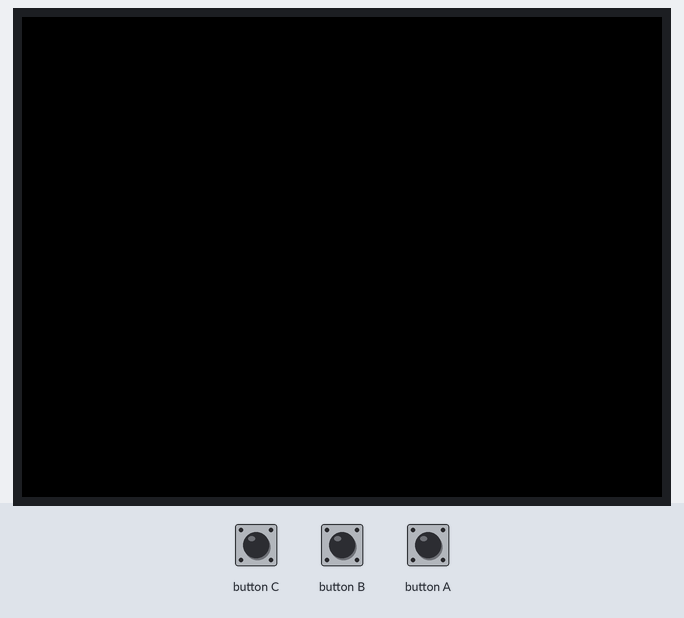
The sketch below on a simulated ESP32. Parts: 320×240 colour display. The inputs (shaded band) are chosen by the test bench. Nothing arrives over Bluetooth unless stated; a phone connects over Bluetooth LE 3 s after start; what the sketch prints to the serial monitor is not drawn.

Above: at 2.4 s.
2.5 s: button C pressed for 0.15 s
At 3.2 s:
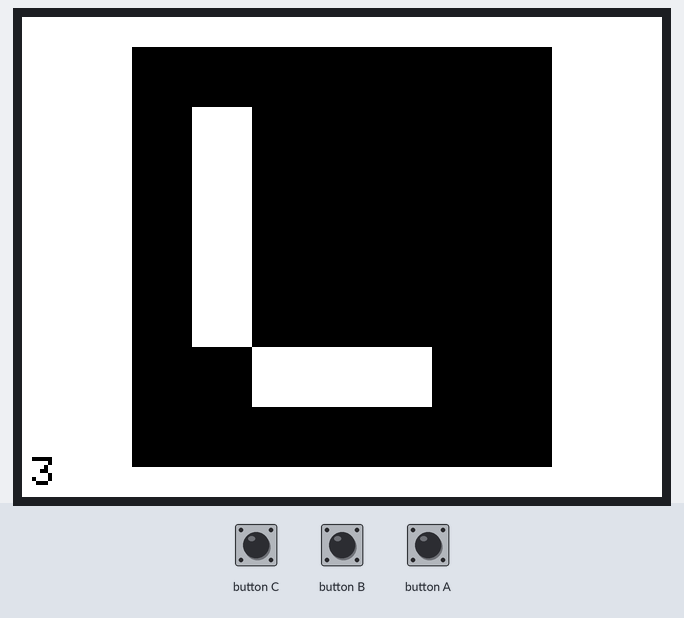
4.2 s: button B pressed for 0.15 s
At 4.9 s:
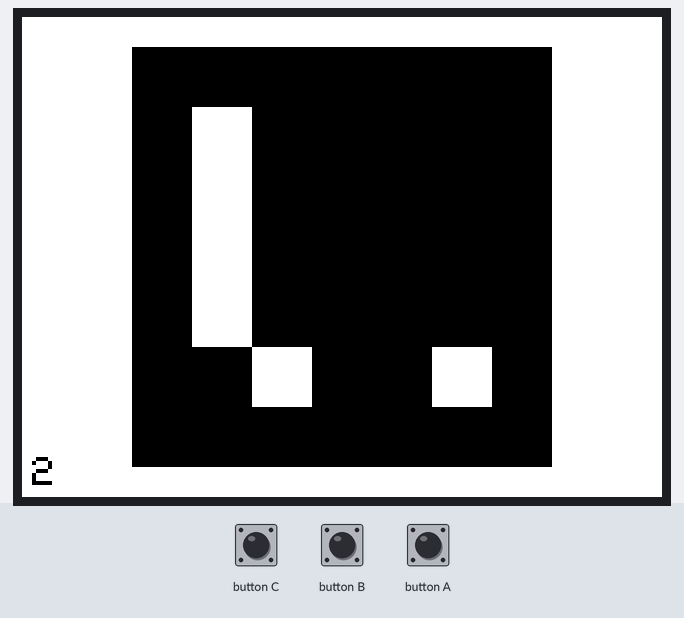
6.0 s: button A pressed for 0.15 s
At 6.7 s:
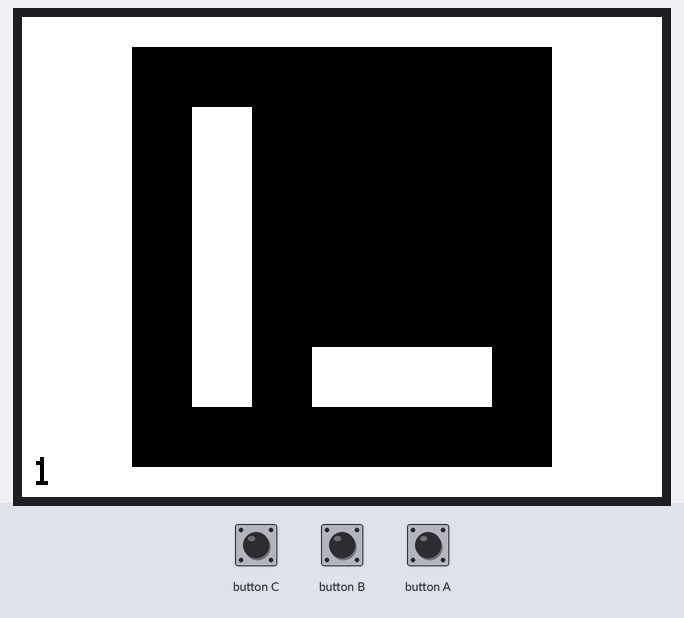
Timing chart, 0 to 9.0 s (numbered marks = the images above; inputs shaded):
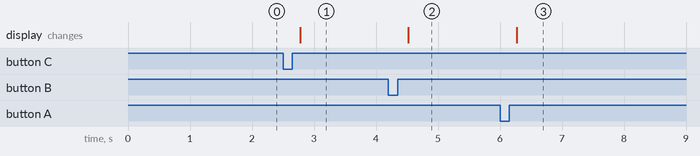

The sketch:

HoloBeacon.ino
```cpp
#include <M5Stack.h>
#include "sys/time.h"

#include "BLEDevice.h"
#include "BLEServer.h"
#include "BLEUtils.h"
#include "BLEBeacon.h"
#include "esp_sleep.h"

#define GPIO_DEEP_SLEEP_DURATION     10  // sleep x seconds and then wake up
RTC_DATA_ATTR static time_t last;        // remember last boot in RTC Memory
RTC_DATA_ATTR static uint32_t bootcount; // remember number of boots in RTC Memory

#ifdef __cplusplus
extern "C" {
#endif

uint8_t temprature_sens_read();
//uint8_t g_phyFuns;

#ifdef __cplusplus
}
#endif

// See the following for generating UUIDs:
// https://www.uuidgenerator.net/
BLEAdvertising *pAdvertising;
struct timeval now;

//#define BEACON_UUID           "8ec76ea3-6668-48da-9866-75be8bc86f4d" // UUID 1 128-Bit (may use linux tool uuidgen or random numbers via https://www.uuidgenerator.net/)
#define BEACON_UUID           "2f234454-cf6d-4a0f-adf2-f4911ba9ffa6" // UUID 1 128-Bit (may use linux tool uuidgen or random numbers via https://www.uuidgenerator.net/)
#define BEACON_UUID_REV       "a6ffa91b-91f4-f2ad-0f4a-6dcf5444232f"


/*
   Draw Aruco Marker
   author: twitter@keshin_sky
*/
struct Marker {
  int id;
  int square[5][5];

};

Marker marker[3]  = {
  { 1,
    {
      {1, 0, 0, 0, 0},
      {1, 0, 0, 0, 0},
      {1, 0, 0, 0, 0},
      {1, 0, 0, 0, 0},
      {1, 0, 1, 1, 1},
    }
  },
  {
    2,
    {
      {1, 0, 0, 0, 0},
      {1, 0, 0, 0, 0},
      {1, 0, 0, 0, 0},
      {1, 0, 0, 0, 0},
      {0, 1, 0, 0, 1},
    }
  },
  {
    3,
    {
      {1, 0, 0, 0, 0},
      {1, 0, 0, 0, 0},
      {1, 0, 0, 0, 0},
      {1, 0, 0, 0, 0},
      {0, 1, 1, 1, 0},
    }
  }

};


void setBeacon(int minid) {

  Serial.printf("start BeaconB %d\n", minid);
  BLEBeacon oBeacon = BLEBeacon();
  oBeacon.setManufacturerId(0x4C00); // fake Apple 0x004C LSB (ENDIAN_CHANGE_U16!)
  oBeacon.setProximityUUID(BLEUUID(BEACON_UUID_REV));
  oBeacon.setMajor(1);
  oBeacon.setMinor(minid);
  BLEAdvertisementData oAdvertisementData = BLEAdvertisementData();
  BLEAdvertisementData oScanResponseData = BLEAdvertisementData();

  oAdvertisementData.setFlags(0x04); // BR_EDR_NOT_SUPPORTED 0x04

  std::string strServiceData = "";

  strServiceData += (char)26;     // Len
  strServiceData += (char)0xFF;   // Type
  strServiceData += oBeacon.getData();
  oAdvertisementData.addData(strServiceData);

  pAdvertising->setAdvertisementData(oAdvertisementData);
  pAdvertising->setScanResponseData(oScanResponseData);

}

// the setup routine runs once when M5Stack starts up
void setup() {

  // initialize the M5Stack object
  M5.begin();
  M5.Lcd.clear();


  gettimeofday(&now, NULL);

  Serial.printf("start ESP32 %d\n", bootcount++);

  Serial.printf("deep sleep (%lds since last reset, %lds since last boot)\n", now.tv_sec, now.tv_sec - last);

  last = now.tv_sec;

  // Create the BLE Device
  BLEDevice::init("");

  // Create the BLE Server
  BLEServer *pServer = BLEDevice::createServer();

  pAdvertising = pServer->getAdvertising();

  sendBeacon(1);

}

// the loop routine runs over and over again forever
void loop() {
  buttons_test();
 M5.update();

  delay(100);
}
void buttons_test() {
  if (M5.BtnA.wasPressed()) {
    aruco(marker[0]);

  }
  if (M5.BtnB.wasPressed()) {
    aruco(marker[1]);
  }
  if (M5.BtnC.wasPressed()) {
    aruco(marker[2]);
  }
}
void aruco(Marker m) {

  M5.Lcd.fillScreen(WHITE);
  M5.Lcd.fillRect(55, 15, 210, 210, BLACK);
  for (int i = 0; i < 5; ++i) for (int j = 0; j < 5; ++j)
      _fill(i, j, m.square[j][i]);
  M5.Lcd.setCursor(5, 220);
  M5.Lcd.setTextColor(BLACK);
  M5.Lcd.setTextSize(2);
  M5.Lcd.println(m.id);
  sendBeacon(m.id);
}
void sendBeacon(int minid) {

  Serial.printf("start BeaconA %d\n", minid);
  setBeacon(minid);
  // Start advertising
  pAdvertising->start();
  Serial.println("Advertizing started...");
  delay(1000);
  pAdvertising->stop();
   Serial.println("Advertizing stop");
}
void _fill(int x, int y, int b) {
  M5.Lcd.fillRect((x * 30) + 85, (y * 30) + 45, 30, 30, b == 1 ? WHITE : BLACK );
}
```

Measured:
- after the input at 2.5 s, the display: changes after 0.28 s (image 1)
- after the input at 4.2 s, the display: changes after 0.32 s (image 2)
- after the input at 6.0 s, the display: changes after 0.27 s (image 3)
